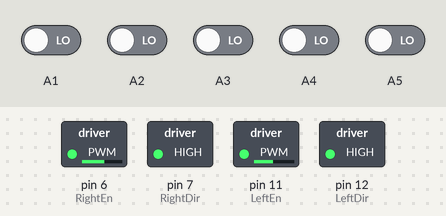
A sketch run on a simulated Arduino Uno, built with avr-gcc and run on an emulated ATmega328P. Parts: switched loads named in the sketch (green lamp = pin HIGH). The test bench sets the inputs (shaded band); at power-on: A1–5 LOW.

Above: at 0.1 s.
Timing chart, 0 to 1.6 s (numbered marks = the images above):
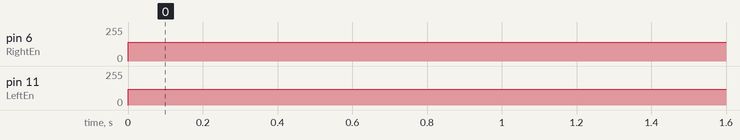

Measured:
- by itself, pin 6 (RightEn): 0/255 → 142/255 at 0.00 s
- by itself, pin 11 (LeftEn): 0/255 → 120/255 at 0.00 s

The sketch:

TESTPDCODE.ino
```cpp
//Line Following Robot using PD Controller (Digital)


//Initialization
int sensor[5] = {0, 0, 0, 0, 0};     //initialization for LSS05
int initial_motor_speed = 120;        //can change the initial speed that you prefer
int maxSpeed = 255;                 //if the motor is too fast, decrease the max speed and vice versa
float Kp = 0.1;       //will be change using potentiometer
float Kd = 0;       //will be change using potettiometer
float pinPD = 0;    //pin Analog 0 for the input of the potentiometer
float P=0, D=0, PD_value=0;
float error=0, previous_error=0;

//Pin declaration for SHIELD-2AMOTOR
int RightEn = 6;
int RightDir = 7;
int RightDir2 = 8;
int LeftEn = 11;
int LeftDir = 12;
int LeftDir2 = 13;

void read_sensor_values(void);
void calculate_pid(void);
void motor_control(void);

void setup()
{
  Serial.begin(9600);       //Enable Serial Communications
  pinMode (pinPD, INPUT);   //Pin Setup for potentiometer

  //LSS05 Auto-Calibrating Line Sensor Pin Setup
  pinMode(sensor[0],INPUT);
  pinMode(sensor[1],INPUT);
  pinMode(sensor[2],INPUT);
  pinMode(sensor[3],INPUT);
  pinMode(sensor[4],INPUT);

  //Motor Driver Pin Setup
  pinMode(RightEn,OUTPUT);
  pinMode(RightDir,OUTPUT);
  pinMode(LeftEn,OUTPUT);
  pinMode(LeftDir,OUTPUT);
  digitalWrite(RightDir,HIGH);    //according to your connection from motor to the motor driver
  digitalWrite(RightDir2,LOW);
  digitalWrite(LeftDir,HIGH);      //according to your connection from motor to the motor driver
  digitalWrite(LeftDir2,LOW);
}

void loop()
{
    read_sensor_values();
    calculate_pid();
    motor_control();
}

void read_sensor_values()
{
  sensor[0] = !(digitalRead(A1));
  sensor[1] = !(digitalRead(A2));
  sensor[2] = !(digitalRead(A3));
  sensor[3] =!(digitalRead(A4));
  sensor[4] =!(digitalRead(A5));
//  Serial.println( sensor[0]+ sensor[1]+ sensor[2]+ sensor[3]+ sensor[4]);
  if((sensor[0]==0) && (sensor[1]==0) && (sensor[2]==1) && (sensor[3]==0) && (sensor[4]==0))
  error = 0;
  else if((sensor[0]==0) && (sensor[1]==0) && (sensor[2]==1) && (sensor[3]==1) && (sensor[4]==0))
  error = 1;
  else if((sensor[0]==0) && (sensor[1]==0) && (sensor[2]==0) && (sensor[3]==1) && (sensor[4]==0))
  error = 2;
  else if((sensor[0]==0) && (sensor[1]==0) && (sensor[2]==0) && (sensor[3]==1) && (sensor[4]==1))
  error = 4;
  else if((sensor[0]==0) && (sensor[1]==0) && (sensor[2]==0) && (sensor[3]==0) && (sensor[4]==1))
  error = 3;
  else if((sensor[0]==0) && (sensor[1]==1) && (sensor[2]==1) && (sensor[3]==0) && (sensor[4]==0))
  error = -1;
  else if((sensor[0]==0) && (sensor[1]==1) && (sensor[2]==0) && (sensor[3]==0) && (sensor[4]==0))
  error = -2;
  else if((sensor[0]==1) && (sensor[1]==1) && (sensor[2]==0) && (sensor[3]==0) && (sensor[4]==0))
  error = -4;
  else if((sensor[0]==1) && (sensor[1]==0) && (sensor[2]==0) && (sensor[3]==0) && (sensor[4]==0))
  error = -3;
  else if((sensor[0]==0) && (sensor[1]==0) && (sensor[2]==0) && (sensor[3]==0) && (sensor[4]==0))
    if(error==5) error = 5;
    else error = -5;
//  Serial.println(error);
}

void calculate_pid()
{
    P = error;
    D = error - previous_error;

//    Kp = analogRead(pinPD);
//    Kp = Kp/100;
//    Serial.println(Kp);
//
//    Kd = analogRead(pinPD);
//    Kd = Kd/100;
//    Serial.println(Kd);
//
    PD_value = (Kp*P) + (Kd*D);

    previous_error = error;
}

void motor_control()
{
    // Calculating the effective motor speed:
    int left_motor_speed = initial_motor_speed + PD_value;
    int right_motor_speed = initial_motor_speed - PD_value;

    // The motor speed should not exceed the max PWM value
    constrain(left_motor_speed,0,maxSpeed);
    constrain(right_motor_speed,0,maxSpeed);

    right_motor_speed = right_motor_speed +22  ; //this line is needed if your motor didn't have same speed

    //open the Serial Monitor to see the speed of each motor
//    Serial.print ("right = ");
//    Serial.print(right_motor_speed);
//    Serial.print("\t");
//    Serial.print("left = ");
//    Serial.println(left_motor_speed);

    analogWrite(LeftEn,left_motor_speed);   //Left Motor Speed
    analogWrite(RightEn,right_motor_speed);  //Right Motor Speed
}
```
